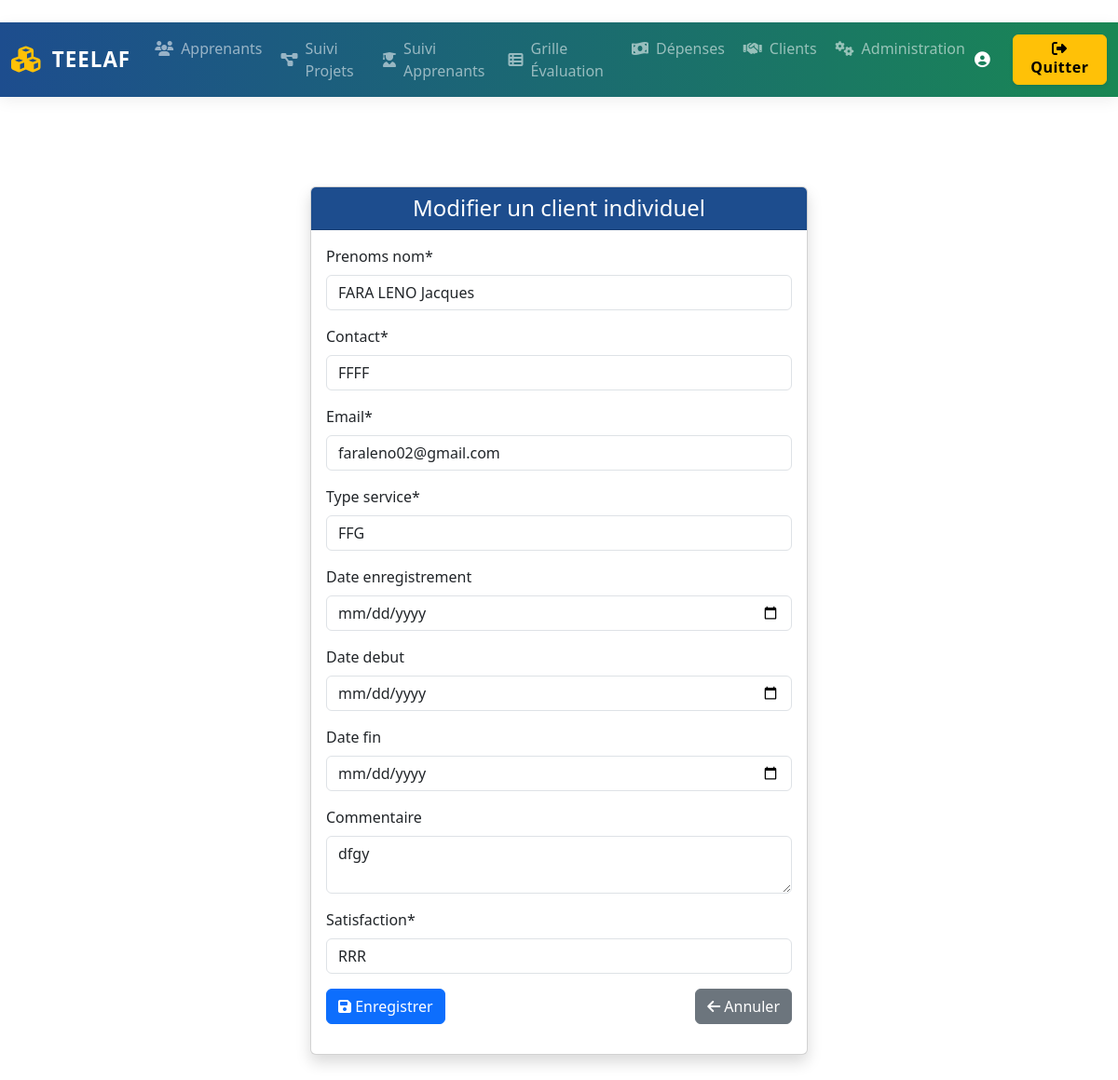
The app's page /clients/individuels/edit/3/ with its own data.
### teelaf/clients/models.py (models this page shows, shortened)
class ClientIndividuel(models.Model):
    matricule = models.CharField(max_length=50, unique=True)
    date_enregistrement = models.DateField(blank=True, null=True)
    prenoms_nom = models.CharField(max_length=150)
    contact = models.CharField(max_length=50)
    email = models.EmailField()
    type_service = models.CharField(max_length=100)
    date_debut = models.DateField(blank=True, null=True)
    date_fin = models.DateField(blank=True, null=True)
    commentaire = models.TextField(blank=True)
    satisfaction = models.CharField(max_length=50)

### teelaf/clients/views.py (the view)
# urls.py: path('individuels/edit/<int:pk>/', views.client_individuel_edit, name='client_individuel_edit'),
def client_individuel_edit(request, pk):
    client = get_object_or_404(ClientIndividuel, pk=pk)
    if request.method == 'POST':
        form = ClientIndividuelForm(request.POST, instance=client)
        if form.is_valid():
            form.save()
            messages.success(request, "Client individuel modifié avec succès.")
            return redirect('manage_clients_individuels')
    else:
        form = ClientIndividuelForm(instance=client)
    return render(request, 'clients/client_individuel_edit.html', {'form': form, 'client': client})

### teelaf/templates/clients/client_individuel_edit.html (shortened to what this page needs)
{% extends 'base.html' %}
{% load crispy_forms_tags %}
{% block content %}
<div class="container mt-5 mb-5">
    <div class="row justify-content-center">
        <div class="col-12 col-md-8 col-lg-6">
            <div class="card shadow">
                <div class="card-header text-center" style="background: #1d4d8e; color: #fff;">
                    <h4 class="mb-0">Modifier un client individuel</h4>
                </div>
                <div class="card-body">
                    <form method="post">
                        {{ form|crispy }}
                        <div class="d-flex justify-content-between mt-3">
                            <button type="submit" class="btn btn-primary">
                                <i class="fas fa-save"></i> Enregistrer
                            </button>
                            <a href="{% url 'manage_clients_individuels' %}" class="btn btn-secondary">
                                <i class="fas fa-arrow-left"></i> Annuler
                            </a>
                        </div>
                    </form>
                </div>
            </div>
        </div>
    </div>
</div>
{% endblock %}

### records on screen
ClientIndividuel: prenoms_nom "FARA LENO Jacques", contact "FFFF", email "faraleno02@gmail.com", type_service "FFG", commentaire "dfgy", satisfaction "RRR"
